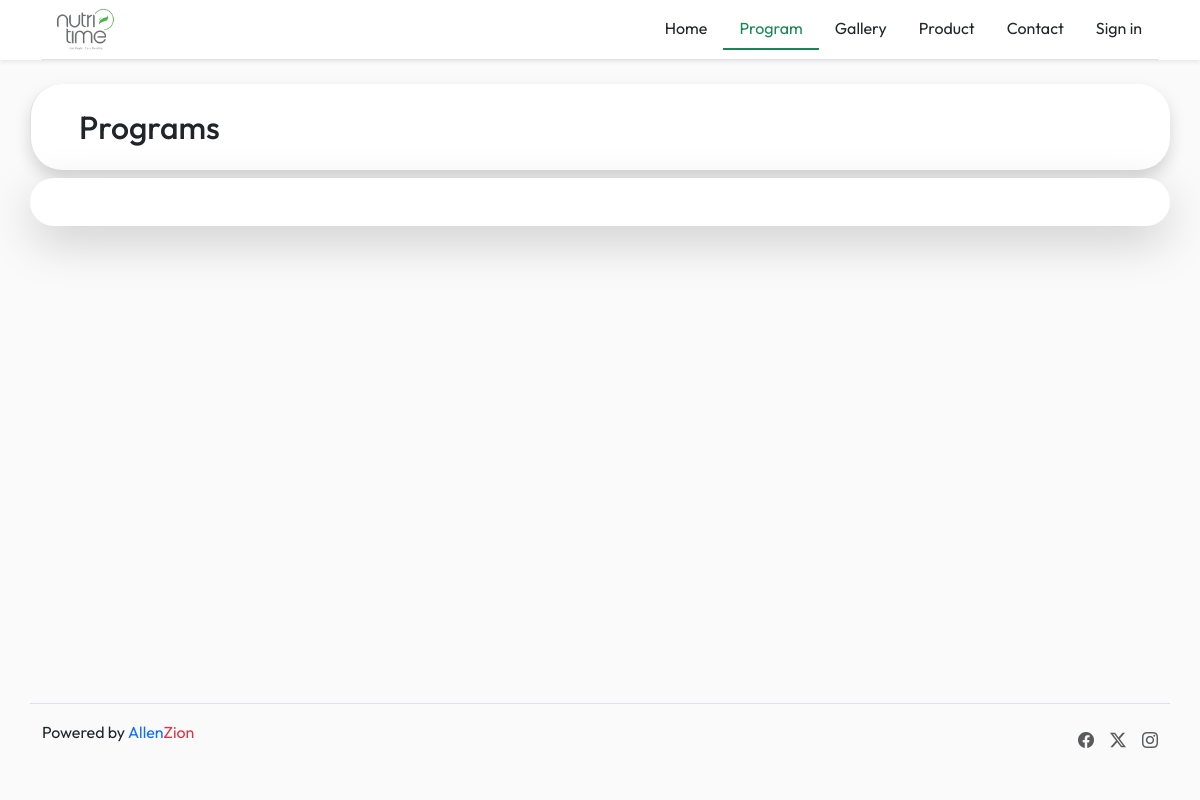
The page /User/pages/program.php on the database as committed earlier.
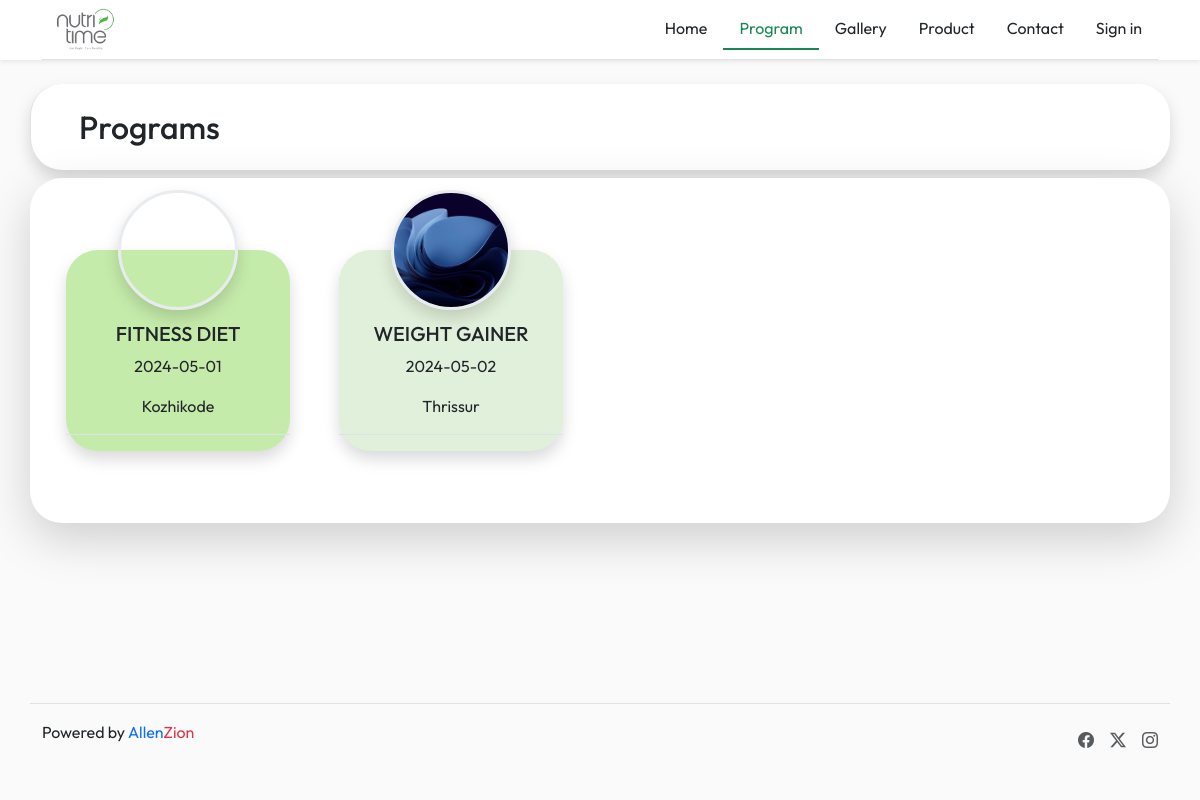
The same page on the database as committed later.
### tables this page shows
CREATE TABLE `program` (
  `program_id` int(11) NOT NULL,
  `program_name` varchar(50) NOT NULL,
  `program_img` varchar(50) NOT NULL,
  `program_date` varchar(50) NOT NULL,
  `program_time` varchar(20) NOT NULL,
  `program_venue` varchar(50) NOT NULL
);

### User/pages/program.php (the view, shortened to what this page needs)
<?php
include './connect.php';
?>
<!DOCTYPE html>
<html lang="en">
<head>
    <link rel="stylesheet" href="../css/style.css">
    <link rel="stylesheet" href="https://cdn.jsdelivr.net/npm/bootstrap@5.3.2/dist/css/bootstrap.min.css">
    <link rel="stylesheet" href="https://cdn.jsdelivr.net/npm/bootstrap-icons@1.11.3/font/bootstrap-icons.min.css">
    <link rel="stylesheet" href="https://cdnjs.cloudflare.com/ajax/libs/font-awesome/5.15.3/css/all.min.css">
</head>
<body>
    <div class="container-fluid bg-white shadow-sm">
        <div class="container">
            <header class="d-flex flex-wrap justify-content-center py-2 mb-4 border-bottom">
                <a href="/" class="d-flex align-items-center mb-3 mb-md-0 me-md-auto link-body-emphasis text-decoration-none">
                    <img src="../images/icon.png" class="icon1 me-2" width="90">
                </a>
                <ul class="nav">
                    <li class="nav-item"><a href="../../index.html" class="nav-link text-dark">Home</a></li>
                    <li class="nav-item"><a href="./program.php" class="nav-link text-success border-bottom border-2 border-success text-success">Program</a></li>
                    <li class="nav-item"><a href="./gallery.php" class="nav-link text-dark">Gallery</a></li>
                    <li class="nav-item"><a href="./product.php" class="nav-link text-dark">Product</a></li>
                    <li class="nav-item"><a href="./contact.php" class="nav-link text-dark">Contact</a></li>
                    <li class="nav-item"><a href="./login.php" class="nav-link text-dark">Sign in</a></li>
                </ul>
            </header>
        </div>
    </div>
    <div class="container">
        <div class="row">
            <div class="h2 py-4 px-5 border-start bg-white rounded-5 shadow">Programs</div>
            <div class="card border-0 shadow-lg rounded-5">
                <div class="row text-center p-4">
                    <?php
                    $colors = array('#C5EBAA', '#E1F0DA', '#EED3D9', '#C6DCBA', '#D4E2D4', '#EEE0C9', '#C2DEDC', '#96B6C5', '#F5F0BB', '#F1F7B5');
                    $sql = mysqli_query($conn, "SELECT * FROM program ORDER BY program_id ");
                    $color_index = 0;
                    while ($row = mysqli_fetch_assoc($sql)) {
                        $index++;
                        $prg_name = $row['program_name'];
                        $prg_img = $row['program_img'];
                        $prg_date = $row['program_date'];
                        $prg_venue = $row['program_venue'];
                        $modal_id = 'exampleModal' . $index;
                        $color = $colors[$color_index % count($colors)];
                        $color_index++;
                    ?>
                        <div class="col-lg-3 col-md col-sm-6 col my-5 ">
                            <div class="card shadow rounded-5 pt-5 border-0 h-100" style="width: 14rem; position: relative; background-color: <?php echo $color; ?>" data-bs-toggle="modal" data-bs-target="#<?php echo $modal_id; ?>">
                                <div class="image-container rounded-circle overflow-hidden border border-3 border-light-subtle shadow z-3 position-absolute" style="width: 120px; height: 120px; margin: auto; top: -60px; left: 0; right: 0; background-image: url('../../Admin/images/program/<?php echo $prg_img; ?>'); background-size: cover; background-position: center;"></div>
                                <div class="card-body pt-4">
                                    <h5 class="card-title text-uppercase"><?php echo $prg_name; ?></h5>
                                    <p class="card-text"><?php echo $prg_date; ?></p>
                                    <p class="card-text"><?php echo $prg_venue; ?></p>
                                </div>
                                <div class="card-footer text-secondary bg-transparent border-top"><?php echo $prg_mode; ?></div>
                            </div>
                        </div>
                    <?php
                    }
                    ?>
                </div>
            </div>
        </div>
    </div>
    <footer class="d-flex flex-wrap container justify-content-between fixed-bottom align-items-center py-3 my-4 border-top">
        <div class="col-md-4 d-flex align-items-center">
            <p>Powered by <a href="https://allenzion.com/" class="text-decoration-none">Allen<span class="text-danger">Zion</span></a></p>
        </div>
        <ul class="nav col-md-4 justify-content-end list-unstyled d-flex">
            <li class="ms-3"><a class="text-body-secondary" href="#"><i class="bi bi-facebook" width="24" height="24"></i></a></li>
            <li class="ms-3"><a class="text-body-secondary" href="#"><i class="bi bi-twitter-x" width="24" height="24"></i></a></li>
            <li class="ms-3"><a class="text-body-secondary" target="_blank" href="https://www.instagram.com/nutritimenutritionclub/"><i class="bi bi-instagram" width="24" height="24"></i></a></li>
        </ul>
    </footer>
</body>
</html>

### User/pages/program.php (style rules this page uses)
body { background-color: rgb(250, 250, 250); font-family: "Outfit", sans-serif; }

Rows that differ between the two databases and show on the page:
added program: program_name "FITNESS DIET", program_date "2024-05-01", program_venue "Kozhikode"
added program: program_name "WEIGHT GAINER", program_date "2024-05-02", program_venue "Thrissur"
